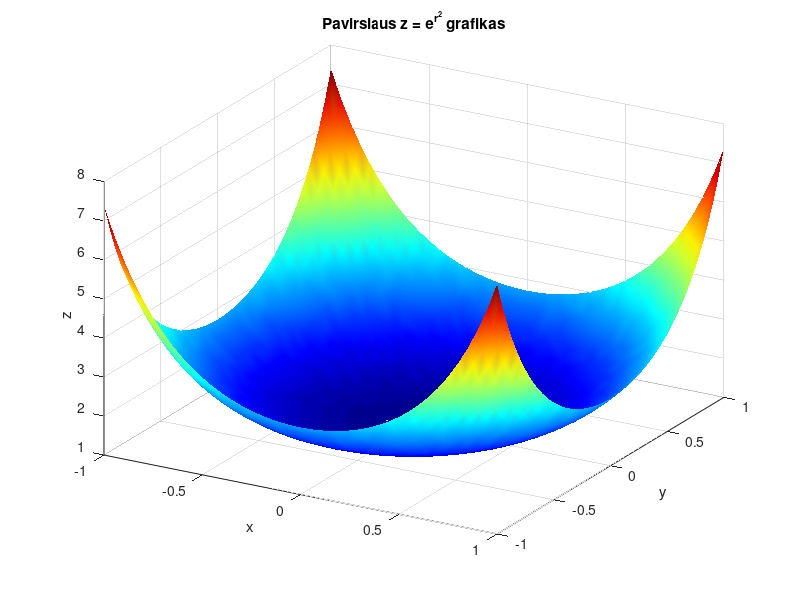
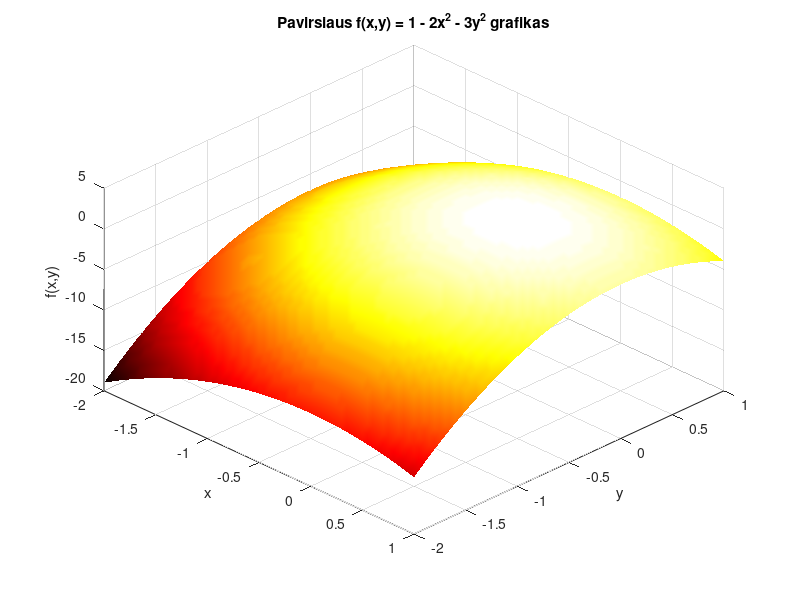
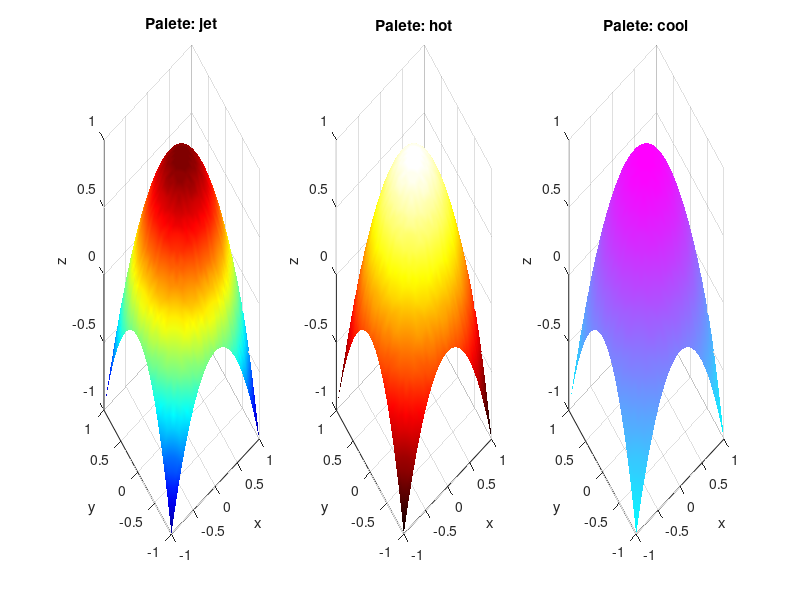

Here is the MATLAB script that generated these plots, in order:
% Dominykas Jarutis EF-25/2 2026-10-02

%% 1 a.

clear;
clc;
close all;

x = -1:0.05:1;
y = -1:0.05:1;

[X, Y] = meshgrid(x, y);

r = sqrt(X.^2 + Y.^2);
Z = exp(r.^2);

figure(1);
surf(X, Y, Z);

colormap('jet');
shading interp;
view(30, 30);

title('Pavirsiaus z = e^{r^2} grafikas');
xlabel('x');
ylabel('y');
zlabel('z');

%% 1b.

x2 = -2:0.05:1;
y2 = -2:0.05:1;

[X2, Y2] = meshgrid(x2, y2);

Z2 = 1 - 2*X2.^2 - 3*Y2.^2;

figure(2);
surf(X2, Y2, Z2);

colormap('hot');
shading interp;
view(45, 45);

title('Pavirsiaus f(x,y) = 1 - 2x^2 - 3y^2 grafikas');
xlabel('x');
ylabel('y');
zlabel('f(x,y)');

%% Papildoma uzduotis

x3 = -1:0.05:1;
y3 = -1:0.05:1;

[X3, Y3] = meshgrid(x3, y3);
Z3 = 1 - (X3.^2 + Y3.^2);

paletes = {'jet', 'hot', 'cool'};

figure(3);

for k = 1:3
    subplot(1, 3, k);
    surf(X3, Y3, Z3);

    colormap(gca, paletes{k});
    shading interp;

    title(['Palete: ' paletes{k}]);
    xlabel('x');
    ylabel('y');
    zlabel('z');
end
